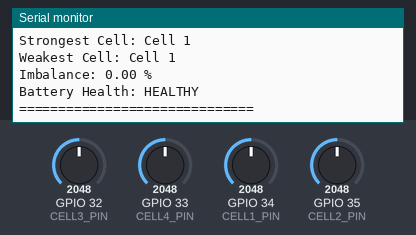
A program run on a simulated ESP32. Shown: the last lines printed to the serial monitor. The inputs (shaded band) are chosen by the test bench; at power-on: GPIO 32 (CELL3_PIN) = 2048, GPIO 33 (CELL4_PIN) = 2048, GPIO 34 (CELL1_PIN) = 2048, GPIO 35 (CELL2_PIN) = 2048.

Above: at 2.8 s.
2.9 s: GPIO 32 (CELL3_PIN) set to 2866
At 4.7 s:
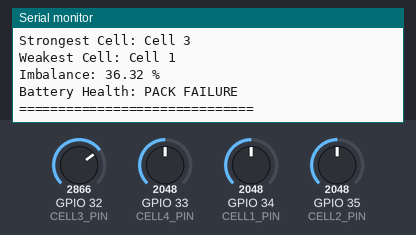
7.5 s: GPIO 33 (CELL4_PIN) set to 2866
At 9.2 s:
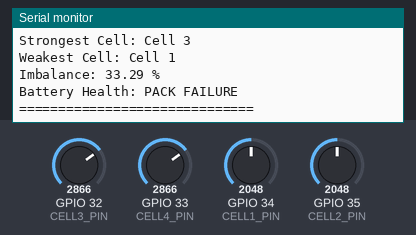
10.2 s: GPIO 34 (CELL1_PIN) set to 2866
At 12.7 s:
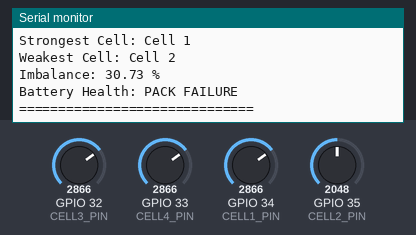
12.9 s: GPIO 35 (CELL2_PIN) set to 2866
At 14.6 s:
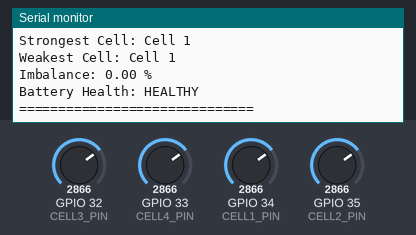
15.6 s: GPIO 32 (CELL3_PIN) set to 3972
At 16.9 s:
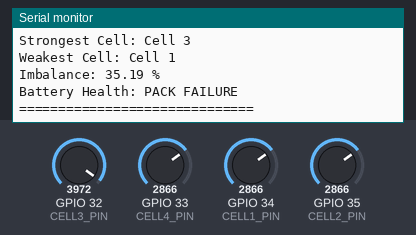
18.3 s: GPIO 33 (CELL4_PIN) set to 3972
At 21.3 s:
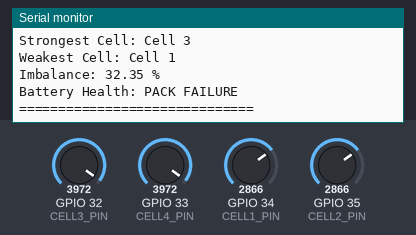
Timing chart, 0 to 22.0 s (numbered marks = the images above; inputs shaded):
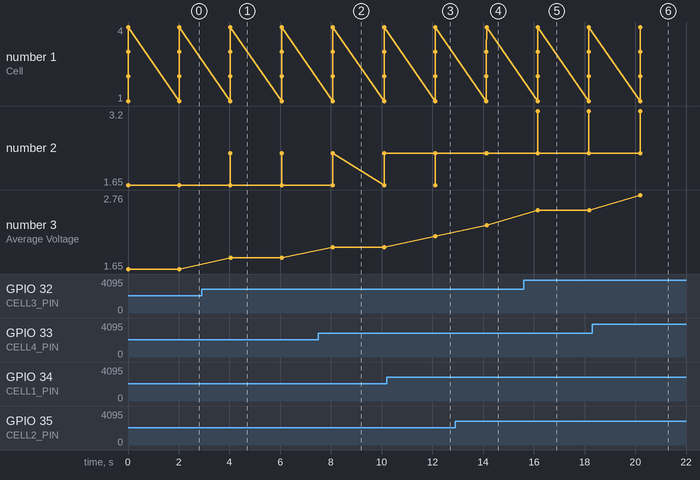

Measured:
- after the input at 2.9 s, the serial monitor: prints a new line after 1.1 s (image 1)
- after the input at 7.5 s, the serial monitor: prints a new line after 0.58 s (image 2)
- after the input at 10.2 s, the serial monitor: prints a new line after 1.9 s (image 3)
- after the input at 12.9 s, the serial monitor: prints a new line after 1.2 s (image 4)
- after the input at 15.6 s, the serial monitor: prints a new line after 0.55 s (image 5)
- after the input at 18.3 s, the serial monitor: prints a new line after 1.9 s (image 6)
- plotted number 3: 1.65 → 1.82 after the input at 2.9 s, 1.82 → 1.98 after the input at 7.5 s, 1.98 → 2.14 after the input at 10.2 s, 2.31 → 2.53 after the input at 15.6 s, 2.53 → 2.76 after the input at 18.3 s

The program:

main.cpp
```cpp
#include <Arduino.h>

#define CELL1_PIN 34
#define CELL2_PIN 35
#define CELL3_PIN 32
#define CELL4_PIN 33

void setup() {
  Serial.begin(115200);
}

void loop() {

  // Read cell voltages
  float cellVoltage[4];

  cellVoltage[0] = analogRead(CELL1_PIN) * 3.3 / 4095.0;
  cellVoltage[1] = analogRead(CELL2_PIN) * 3.3 / 4095.0;
  cellVoltage[2] = analogRead(CELL3_PIN) * 3.3 / 4095.0;
  cellVoltage[3] = analogRead(CELL4_PIN) * 3.3 / 4095.0;

  // Calculate average voltage
  float averageVoltage = 0;

  for (int i = 0; i < 4; i++) {
    averageVoltage += cellVoltage[i];
  }

  averageVoltage /= 4.0;

  // Find strongest and weakest cell
  float maxVoltage = cellVoltage[0];
  float minVoltage = cellVoltage[0];

  int strongestCell = 1;
  int weakestCell = 1;

  for (int i = 1; i < 4; i++) {

    if (cellVoltage[i] > maxVoltage) {
      maxVoltage = cellVoltage[i];
      strongestCell = i + 1;
    }

    if (cellVoltage[i] < minVoltage) {
      minVoltage = cellVoltage[i];
      weakestCell = i + 1;
    }
  }

  // Calculate imbalance percentage
  float imbalancePercent = 0;

  if (averageVoltage >= 0.1) {
    imbalancePercent =
        ((maxVoltage - minVoltage) / averageVoltage) * 100.0;
  }

  // Health Classification
  String healthState;

  if (imbalancePercent < 2.0) {
    healthState = "HEALTHY";
  }
  else if (imbalancePercent < 5.0) {
    healthState = "MINOR IMBALANCE";
  }
  else if (imbalancePercent < 10.0) {
    healthState = "CRITICAL IMBALANCE";
  }
  else {
    healthState = "PACK FAILURE";
  }

  // Display Results
  Serial.println("\n==============================");

  for (int i = 0; i < 4; i++) {
    Serial.print("Cell ");
    Serial.print(i + 1);
    Serial.print(": ");
    Serial.print(cellVoltage[i], 2);
    Serial.println(" V");
  }

  Serial.println("------------------------------");

  Serial.print("Average Voltage: ");
  Serial.print(averageVoltage, 2);
  Serial.println(" V");

  Serial.print("Strongest Cell: Cell ");
  Serial.println(strongestCell);

  Serial.print("Weakest Cell: Cell ");
  Serial.println(weakestCell);

  Serial.print("Imbalance: ");
  Serial.print(imbalancePercent, 2);
  Serial.println(" %");

  Serial.print("Battery Health: ");
  Serial.println(healthState);

  Serial.println("==============================");

  delay(2000);
}
```

battery.cpp
```cpp
#include "battery.h"

void calculateBatteryParameters(BatteryPack &pack)
{
    pack.averageVoltage = 0;

    for(int i=0;i<4;i++)
    {
        pack.averageVoltage += pack.cellVoltage[i];
    }

    pack.averageVoltage /= 4.0;

    pack.maxVoltage = pack.cellVoltage[0];
    pack.minVoltage = pack.cellVoltage[0];

    pack.strongestCell = 1;
    pack.weakestCell = 1;

    for(int i=1;i<4;i++)
    {
        if(pack.cellVoltage[i] > pack.maxVoltage)
        {
            pack.maxVoltage = pack.cellVoltage[i];
            pack.strongestCell = i + 1;
        }

        if(pack.cellVoltage[i] < pack.minVoltage)
        {
            pack.minVoltage = pack.cellVoltage[i];
            pack.weakestCell = i + 1;
        }
    }

    if(pack.averageVoltage > 0.1)
    {
        pack.imbalancePercent =
        ((pack.maxVoltage-pack.minVoltage)
        /pack.averageVoltage)*100.0;
    }
    else
    {
        pack.imbalancePercent = 0;
    }
}
```

battery.h
```cpp
#ifndef BATTERY_H
#define BATTERY_H

struct BatteryPack
{
    float cellVoltage[4];
    float averageVoltage;
    float maxVoltage;
    float minVoltage;
    float imbalancePercent;

    int strongestCell;
    int weakestCell;
};

void calculateBatteryParameters(BatteryPack &pack);

#endif
```

health.cpp
```cpp
#include <Arduino.h>
#include "health.h"

String getBatteryHealth(float imbalance)
{
    if(imbalance < 3.0)
        return "HEALTHY";

    else if(imbalance < 7.0)
        return "MINOR IMBALANCE";

    else if(imbalance < 15.0)
        return "CRITICAL IMBALANCE";

    else
        return "PACK FAILURE";
}
```

health.h
```cpp
#ifndef HEALTH_H
#define HEALTH_H

String getBatteryHealth(float imbalance);

#endif
```
